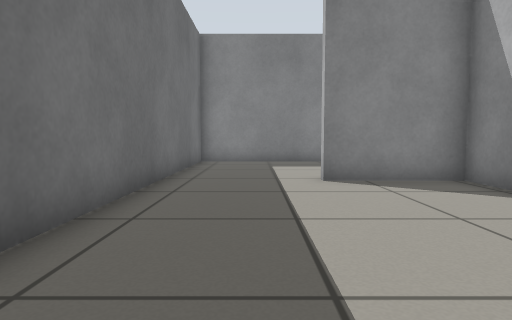
view 1 (above)

24 first-person views from a walk through a Gazebo world. The camera is 0.5 m above the floor, tilts 4° down and sees 75° across. The floor is counted in squares, 0.5 m on a side. Each view is taken from the middle of a square. On the plan, view 1 faces up. The plan holds only what a view shows up to about 12 squares ahead; the rest is blank.

view 2
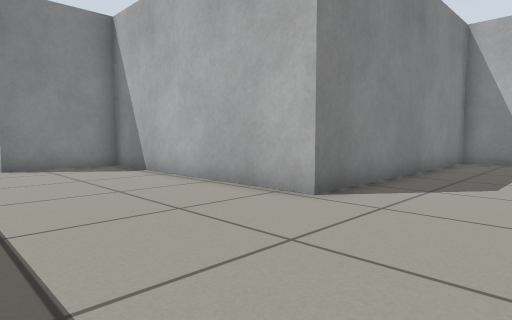

view 3
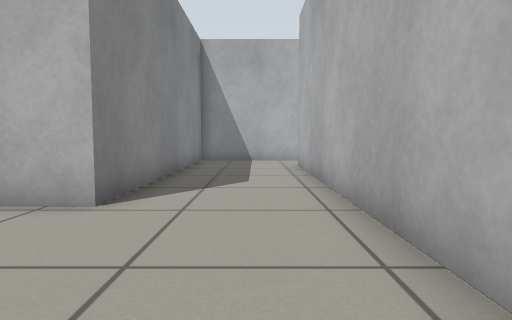

view 4
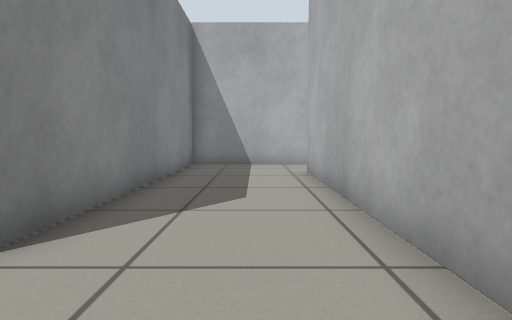

view 5
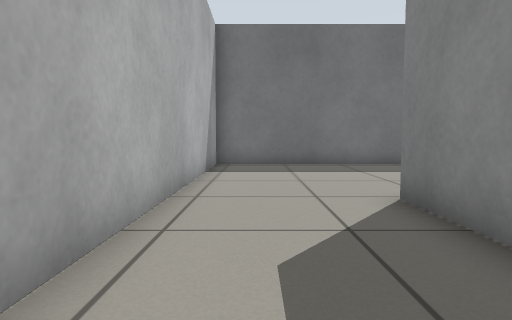

view 6
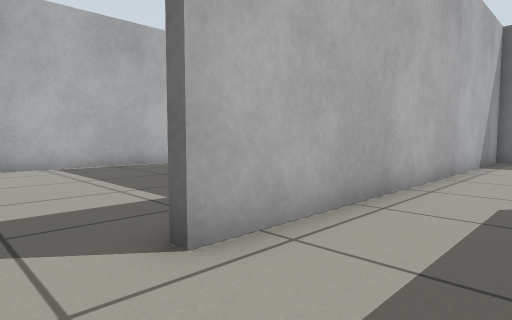

view 7
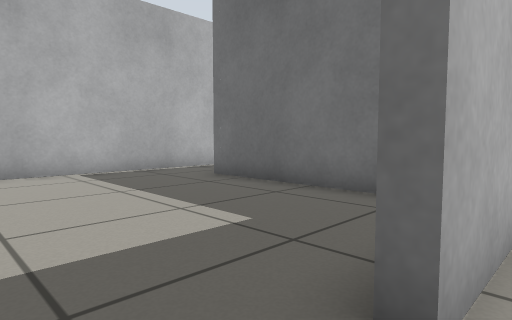

view 8
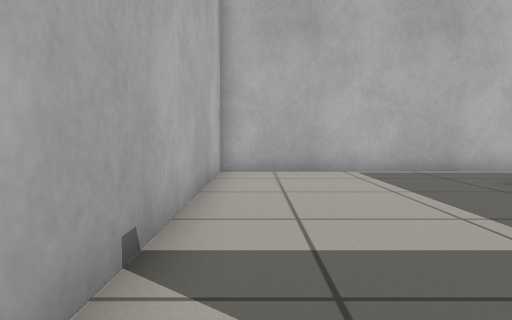

view 9
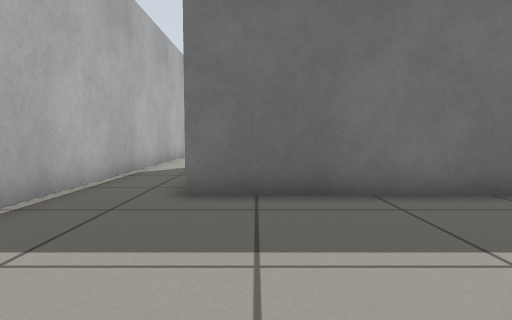

view 10
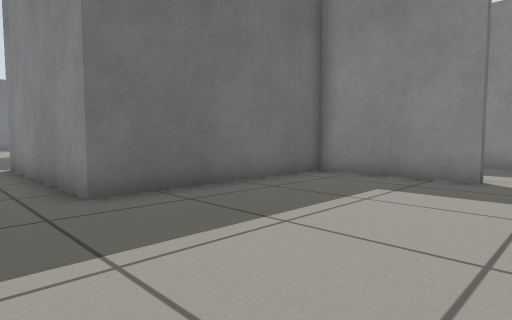

view 11
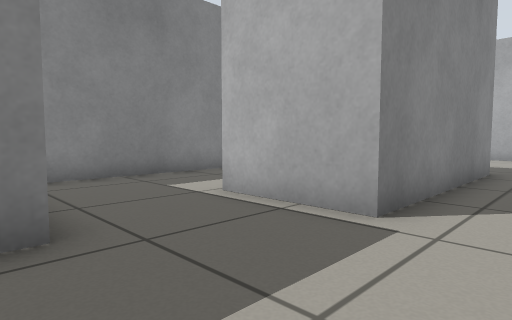

view 12
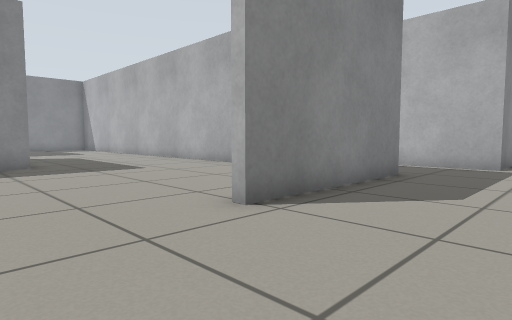

view 13
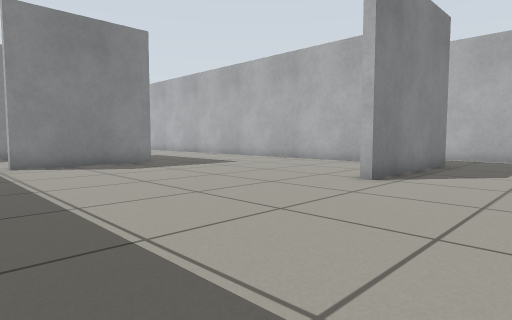

view 14
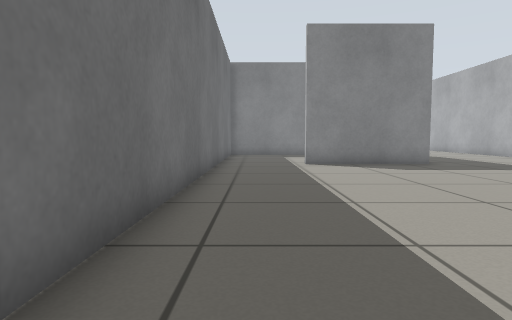

view 15
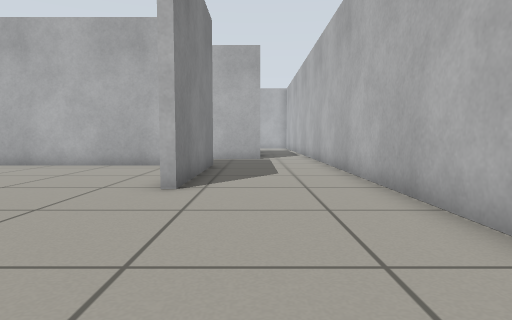

view 16
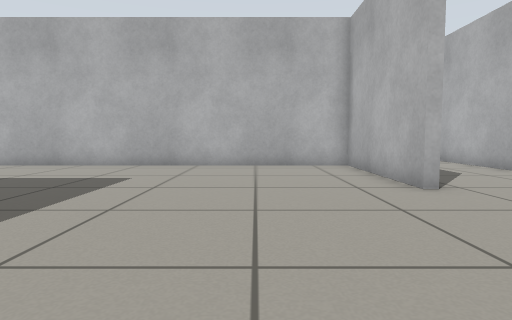

view 17
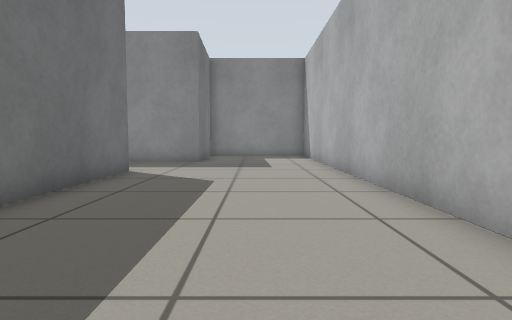

view 18
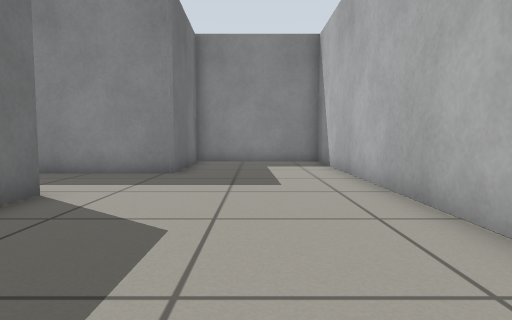

view 19
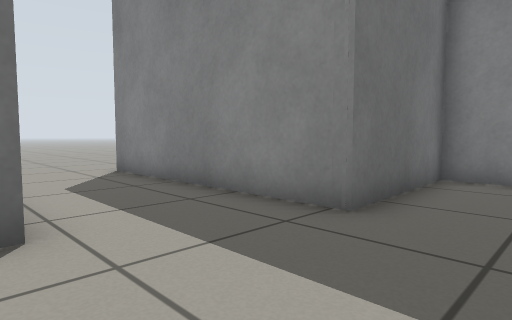

view 20
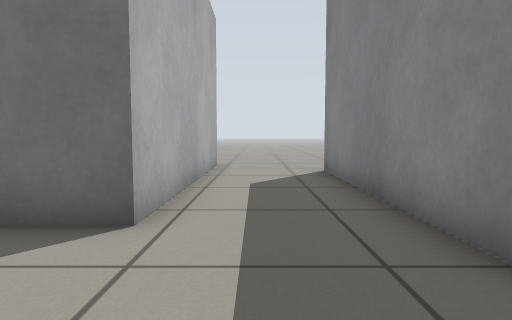

view 21
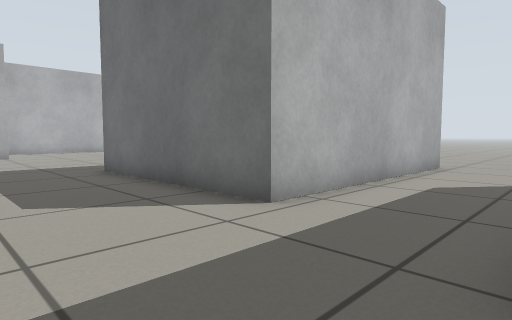

view 22
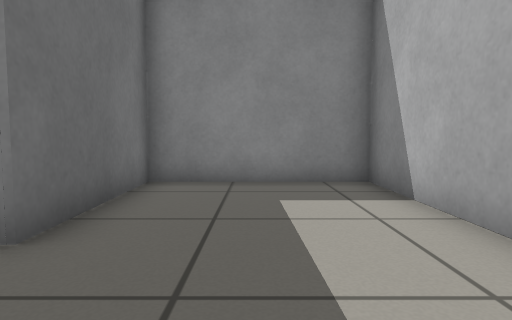

view 23
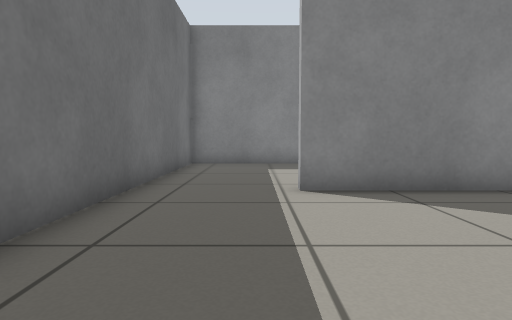

view 24
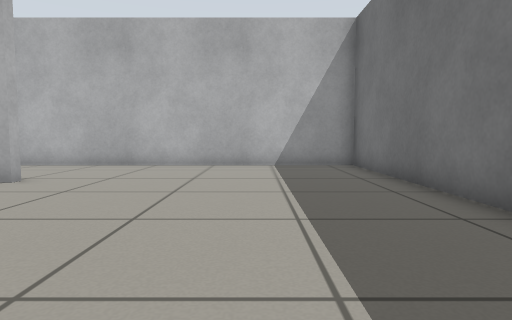

### Floor plan
Points are (right, up) in squares from view 1. A wall is a line through its corners. A room is listed if a view was taken in it or the views show most of it. See-through windows are left out.
Room 1 (views 1, 2, 3, 4, 5, 6, 7, 8)
walls: (-2.2, 8.6) (-2.2, -4.4) (11.5, -4.4); (14, -4.4) (14, -0.7) (4.7, -0.7) (4.7, 7.5) (1.5, 7.5)
ways out: opening at (12.5, -5) to room 2; opening at (0, 8)
Room 2 (views 9, 10)
walls: (11.5, -4.7) (7.4, -4.7) (7.4, -11.2) (0.9, -11.2); (0.8, -13.6) (14, -13.6) (14, -4.4)
ways out: opening at (12.5, -5) to room 1; opening at (0.5, -12.5) to room 3
Room 3 (views 11, 12, 13, 14, 15, 16, 17, 18, 19, 20, 21, 22, 23, 24)
walls: (-7.8, -9.2) (-2.5, -9.2) (-2.5, 13.3) (-7.4, 13.3) (-7.2, 9) (-14.9, 9); (-16.4, -0.4) (-16.4, -13.6) (-1.8, -13.6); (-2.1, -9.5) (-7.8, -9.5); (-16.7, 5.6) (-8.7, 5.6) (-8.7, -0.9) (-13.2, -0.9); (0.9, -11.2) (0.9, -9.5)
ways out: opening at (0.5, -12.5) to room 2; opening at (-0.5, -9) to room 4; opening at (-16.5, 9); opening at (-14.5, -1)
Room 4 (no view inside)
walls: (0.6, -4.7) (-1.1, -4.7); (0.9, -9.5) (0.9, -8.1)
ways out: opening at (-0.5, -9) to room 3; opening at (1, -7)

Positions as (right, up) in squares from view 1, and headings:
1: (0, 0), facing up
2: (0, -4), facing up-right
3: (0, -3), facing right
4: (2, -3), facing right
5: (10, -3), facing left
6: (13, -2), facing down-left
7: (13, -4), facing down-left
8: (13, -4), facing down
9: (13, -10), facing left
10: (13, -13), facing up-left
11: (-3, -13), facing up-right
12: (-11, -13), facing up-right
13: (-15, -13), facing up-right
14: (-15, -13), facing up
15: (-14, -11), facing right
16: (-14, -6), facing right
17: (-5, -4), facing up
18: (-5, 0), facing up
19: (-5, 5), facing up-left
20: (-5, 7), facing left
21: (-5, 9), facing down-left
22: (-5, 6), facing up
23: (-14, -7), facing up
24: (-13, -2), facing down
